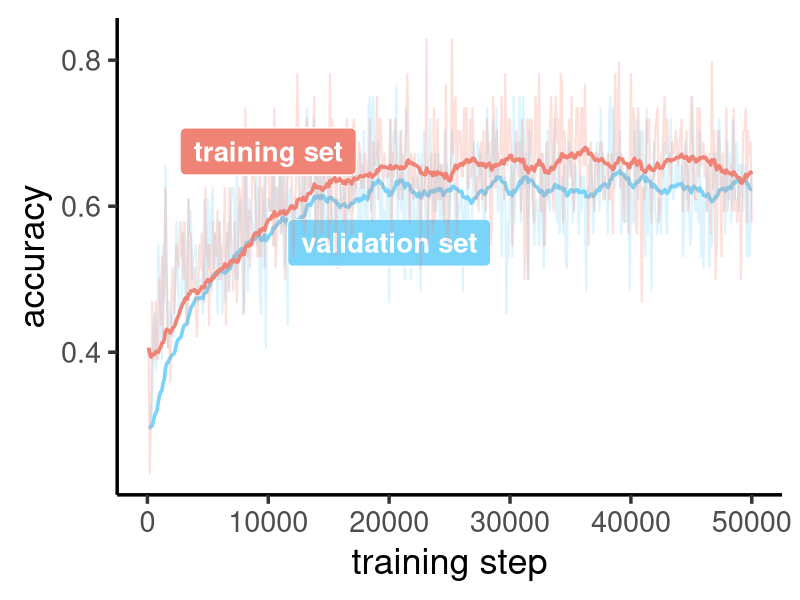
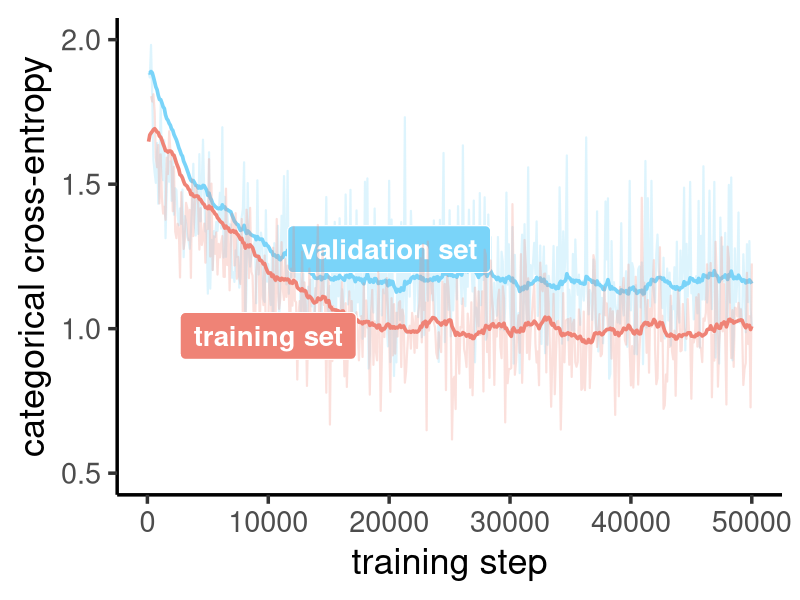

Source code (R) for these figures, in order:
#' plots.R
#'
#' author: Mark Thomas
#' modified: May 29, 2018

library(dplyr)
library(readr)
library(ggplot2)
library(reshape2)

setwd("~/Dropbox/Research/MammalNet/DCLDE/presentation/media/data")

smooth_func <- function(x, w=0.95) {
    last <- x[1]
    smoothed <- c()
    for (p in x) {
        tmp <- last * w + (1 - w) * p
        smoothed <- c(smoothed, tmp)
        last <- tmp
    }
    return(smoothed)
}

# COLOURS
# orange: #ef8376, blue: #7ad4f9

# Accuracy -----
eval_acc <- read_csv("run_15_eval-tag-accuracy.csv") %>% 
    select(-`Wall time`) %>% rename(eval = Value) %>% 
    mutate(seval = smooth_func(eval))
train_acc <- read_csv("run_15_train-tag-accuracy.csv") %>% 
    select(-`Wall time`) %>% rename(train = Value) %>% 
    mutate(strain = smooth_func(train))
acc <- left_join(eval_acc, train_acc, by = "Step")

ggplot(acc, aes(x = Step)) + 
    geom_line(aes(y = eval), size = .75, alpha = .25, colour = "#7ad4f9") + 
    geom_line(aes(y = seval), size = 1.25, colour = "#7ad4f9") + 
    geom_label(x = 20000, y = 0.550,  label = "validation set", 
               fill = "#7ad4f9", colour = "white", 
               fontface = "bold", size = 7, label.padding = unit(.4, "lines")) + 
    geom_line(aes(y = train), size = .75, alpha = .25, colour = "#ef8376") + 
    geom_line(aes(y = strain), size = 1.25, colour = "#ef8376") + 
    geom_label(x = 10000, y = 0.675, label = "training set", 
               fill = "#ef8376", colour = "white", 
               fontface = "bold", size = 7, label.padding = unit(.4, "lines")) + 
    scale_x_continuous(limits = c(0, 50000)) + 
    labs(x = "training step", y = "accuracy") + 
    theme_classic(base_size = 26)

# Cross-entropy -----
eval_loss <- read_csv("run_15_eval-tag-loss_1.csv") %>%
    select(-`Wall time`) %>% rename(eval = Value) %>% 
    mutate(seval = smooth_func(eval))
train_loss <- read_csv("run_15_train-tag-loss_1.csv") %>%
    select(-`Wall time`) %>% rename(train = Value) %>% 
    mutate(strain = smooth_func(train))
loss <- left_join(eval_loss, train_loss, by = "Step")

ggplot(loss, aes(x = Step)) + 
    geom_line(aes(y = eval), size = .75, alpha = .25, colour = "#7ad4f9") + 
    geom_line(aes(y = seval), size = 1.25, colour = "#7ad4f9") + 
    geom_label(x = 20000, y = 1.275,  label = "validation set",
               fill = "#7ad4f9", colour = "white",
               fontface = "bold", size = 7, label.padding = unit(.4, "lines")) +
    geom_line(aes(y = train), size = .75, alpha = .25, colour = "#ef8376") + 
    geom_line(aes(y = strain), size = 1.25, colour = "#ef8376") + 
    geom_label(x = 10000, y = 0.975, label = "training set",
               fill = "#ef8376", colour = "white",
               fontface = "bold", size = 7, label.padding = unit(.4, "lines")) +
    scale_x_continuous(limits = c(0, 50000)) +
    scale_y_continuous(limits = c(0.5, 2)) + 
    labs(x = "training step", y = "categorical cross-entropy") + 
    theme_classic(base_size = 26)
